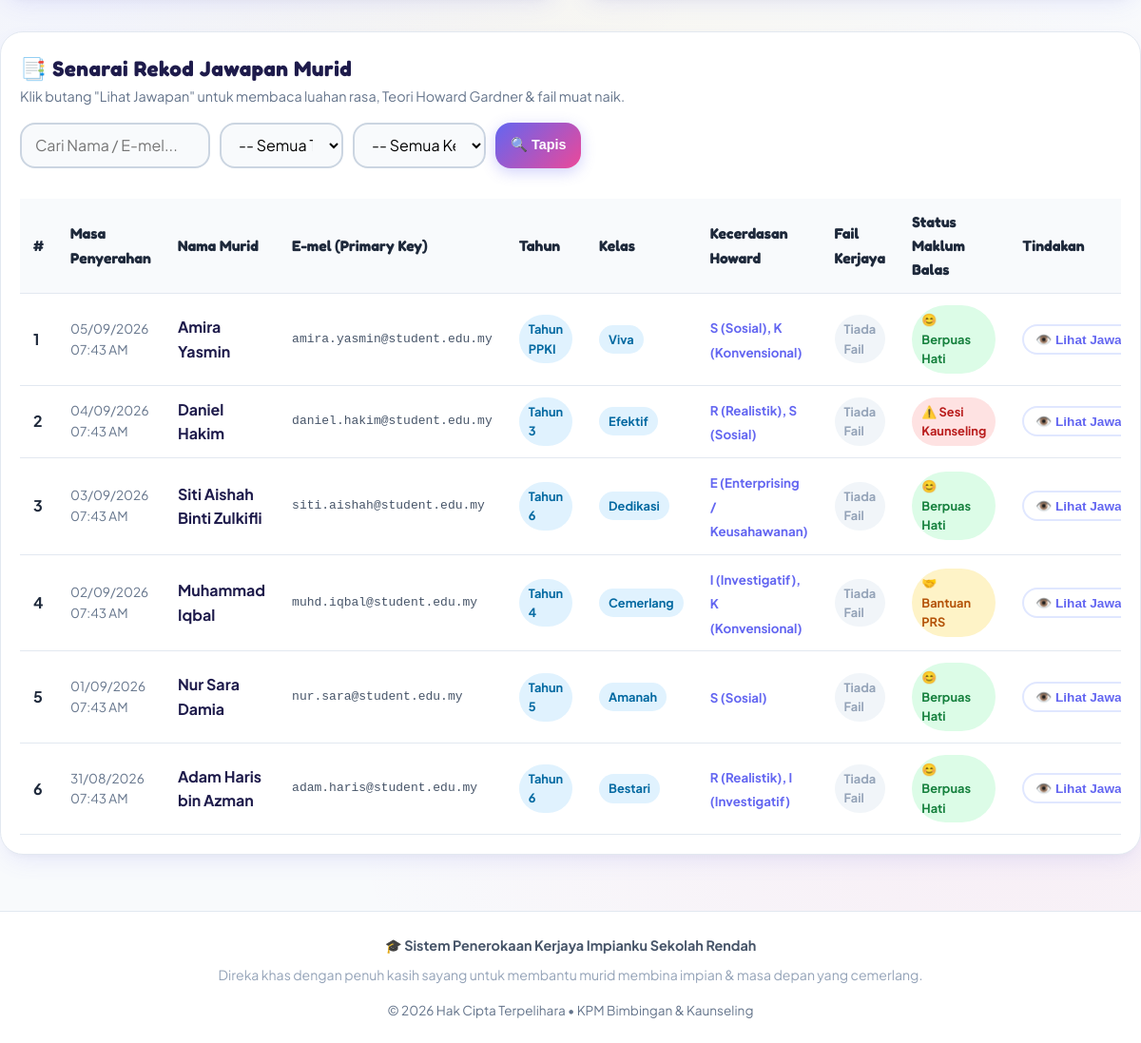
Page /admin/dashboard.php (signed in, lower part) on the earlier database version.
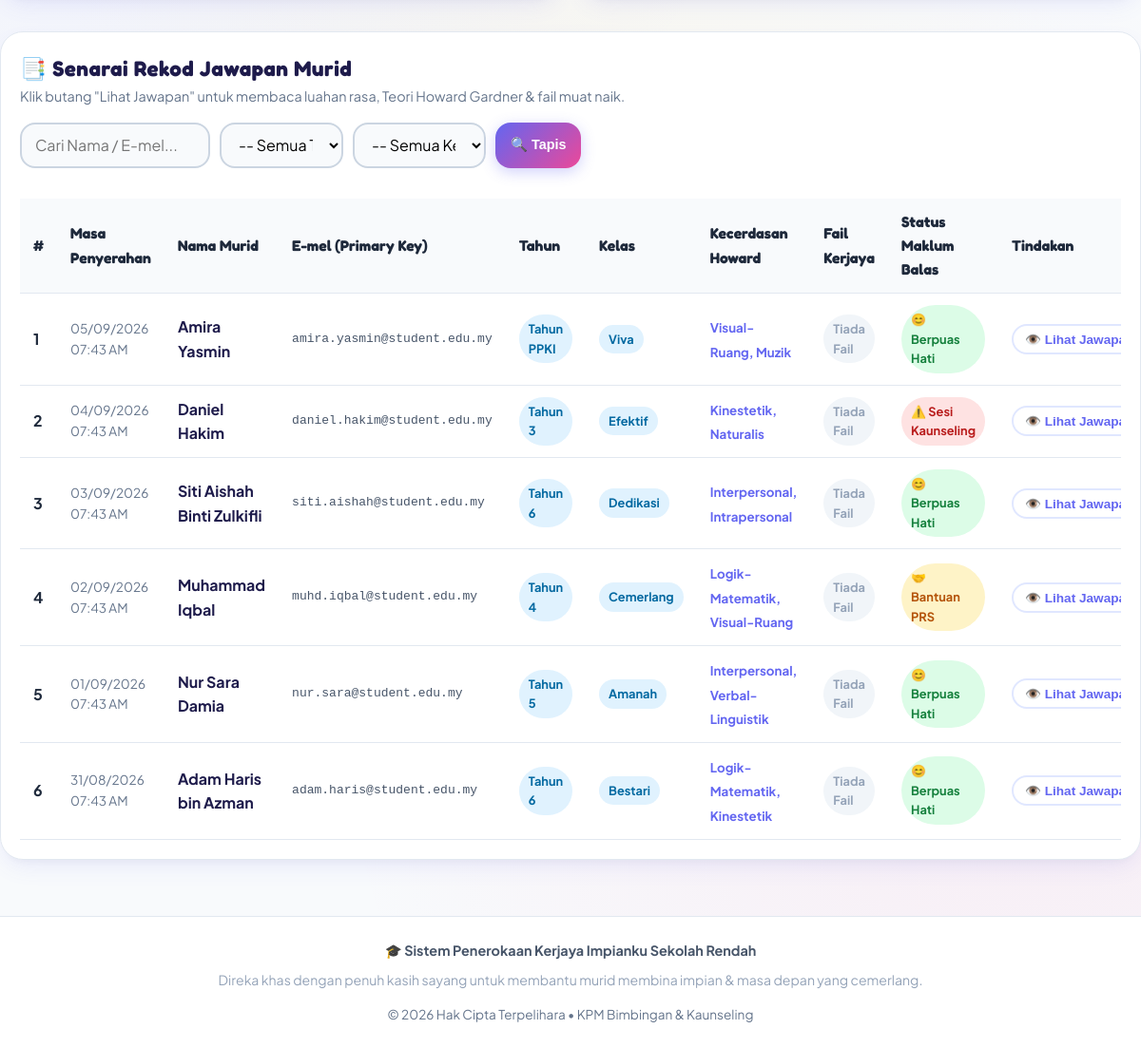
Same page on the later database version.
### tables this page shows
CREATE TABLE IF NOT EXISTS `responses` (
    `id` INT AUTO_INCREMENT PRIMARY KEY,
    `email` VARCHAR(255) NOT NULL,
    `nama` VARCHAR(255) NOT NULL,
    `tahun` VARCHAR(20) NOT NULL,
    `kelas` VARCHAR(50) NOT NULL,
    `luahan_rasa` TEXT NULL,
    `riasec_pilihan` VARCHAR(255) NULL,
    `fail_kerjaya` VARCHAR(255) NULL,
    `komen_status` VARCHAR(255) NOT NULL,
    `submitted_at` TIMESTAMP DEFAULT CURRENT_TIMESTAMP
);

### admin/dashboard.php (the view, shortened to what the changed rows need)
<?php
require_once '../config/db.php';
$params = [];
$sql = "SELECT * FROM responses";
$sql .= " ORDER BY submitted_at DESC";
$stmt = $pdo->prepare($sql);
$stmt->execute($params);
$responses = $stmt->fetchAll();
require_once '../includes/header.php';
?>
<div class="container admin-container">
    <div class="table-card">
        <div class="table-responsive">
            <table class="custom-table">
                <thead>
                    <tr>
                        <th>#</th>
                        <th>Masa Penyerahan</th>
                        <th>Nama Murid</th>
                        <th>E-mel (Primary Key)</th>
                        <th>Tahun</th>
                        <th>Kelas</th>
                        <th>Kecerdasan Howard</th>
                        <th>Fail Kerjaya</th>
                        <th>Status Maklum Balas</th>
                        <th>Tindakan</th>
                    </tr>
                </thead>
                <tbody>
                    <?php if (count($responses) > 0): ?>
                        <?php foreach ($responses as $idx => $r): ?>
                            <tr>
                                <td><strong><?php echo $idx + 1; ?></strong></td>
                                <td style="font-size:0.85rem; color:var(--text-muted);">
                                    <?php echo date('d/m/Y h:i A', strtotime($r['submitted_at'])); ?>
                                </td>
                                <td>
                                    <strong style="color:#1e1b4b;"><?php echo htmlspecialchars($r['nama']); ?></strong>
                                </td>
                                <td style="font-family:monospace; color:#475569;">
                                    <?php echo htmlspecialchars($r['email']); ?>
                                </td>
                                <td><span class="badge badge-info">Tahun <?php echo htmlspecialchars($r['tahun']); ?></span></td>
                                <td><span class="badge badge-info"><?php echo htmlspecialchars($r['kelas']); ?></span></td>
                                <td>
                                    <small style="font-weight:700; color:#6366f1;">
                                        <?php echo htmlspecialchars($r['riasec_pilihan'] ?: 'Tiada'); ?>
                                    </small>
                                </td>
                                <td>
                                    <?php if (!empty($r['fail_kerjaya'])): ?>
                                        <a href="../<?php echo htmlspecialchars($r['fail_kerjaya']); ?>" target="_blank" class="badge badge-success" style="text-decoration:none;">
                                            📁 Muat Turun
                                        </a>
                                    <?php else: ?>
                                        <span class="badge badge-info" style="background:#f1f5f9; color:#94a3b8;">Tiada Fail</span>
                                    <?php endif; ?>
                                </td>
                                <td>
                                    <?php
                                    if ($r['komen_status'] === 'Ingin berjumpa guru bimbingan dan kaunseling') {
                                        echo '<span class="badge badge-danger">⚠️ Sesi Kaunseling</span>';
                                    } elseif ($r['komen_status'] === 'Perlu bantuan PRS') {
                                        echo '<span class="badge badge-warning">🤝 Bantuan PRS</span>';
                                    } else {
                                        echo '<span class="badge badge-success">😊 Berpuas Hati</span>';
                                    }
                                    ?>
                                </td>
                                <td>
                                    <button type="button" class="btn-outline nav-btn" style="padding:6px 12px; font-size:0.85rem;" onclick="viewStudentDetail(<?php echo htmlspecialchars(json_encode($r)); ?>)">
                                        👁️ Lihat Jawapan
                                    </button>
                                </td>
                            </tr>
                        <?php endforeach; ?>
                    <?php endif; ?>
                </tbody>
            </table>
        </div>
    </div>
</div>
<?php require_once '../includes/footer.php'; ?>

Differences in the rows shown:
changed responses "Amira Yasmin": riasec_pilihan "S (Sosial), K (Konvensional)" → "Visual-Ruang, Muzik"
changed responses "Daniel Hakim": riasec_pilihan "R (Realistik), S (Sosial)" → "Kinestetik, Naturalis"
changed responses "Siti Aishah Binti Zulkifli": riasec_pilihan "E (Enterprising / Keusahawanan)" → "Interpersonal, Intrapersonal"
changed responses "Muhammad Iqbal": riasec_pilihan "I (Investigatif), K (Konvensional)" → "Logik-Matematik, Visual-Ruang"
changed responses "Nur Sara Damia": riasec_pilihan "S (Sosial)" → "Interpersonal, Verbal-Linguistik"
changed responses "Adam Haris bin Azman": riasec_pilihan "R (Realistik), I (Investigatif)" → "Logik-Matematik, Kinestetik"
